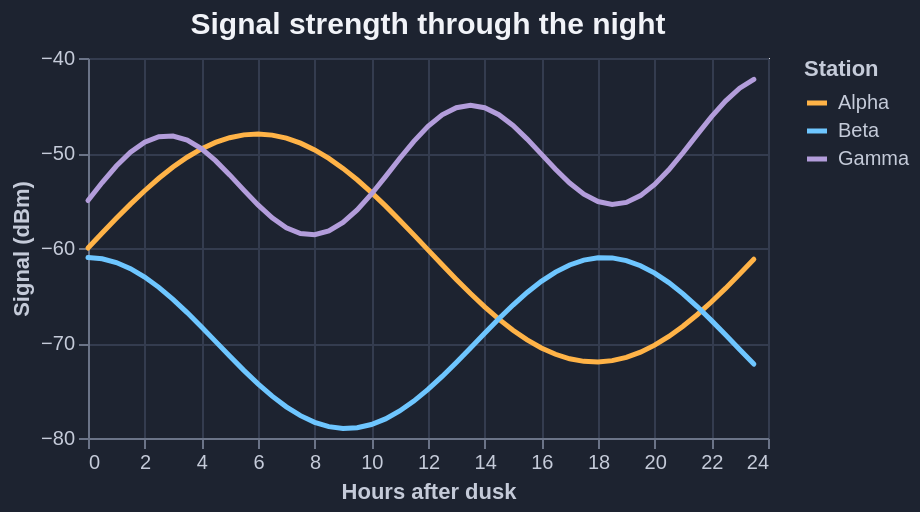

Vega-Lite specification for this chart:
### Vega-Lite specification from a JSON file in a GitHub repository (floating-point values rounded to 4 significant figures)
{"$schema": "https://vega.github.io/schema/vega-lite/v6.json", "description": "A configuration theme: a dark background, light axes and text, a custom color range, and rounded line caps.", "title": "Signal strength through the night", "width": 340, "height": 190, "background": "#1d2330", "config": {"title": {"color": "#f1f3f8", "fontSize": 15}, "axis": {"labelColor": "#c5cbd9", "titleColor": "#c5cbd9", "domainColor": "#6b7488", "tickColor": "#6b7488", "gridColor": "#343c4f"}, "legend": {"labelColor": "#c5cbd9", "titleColor": "#c5cbd9"}, "range": {"category": ["#ffb347", "#6ec6ff", "#b39ddb"]}, "line": {"strokeWidth": 2.5, "strokeCap": "round"}}, "data": {"sequence": {"start": 0, "stop": 48, "as": "i"}}, "transform": [{"calculate": "datum.i / 2", "as": "hour"}, {"calculate": "-60 + 12 * sin(datum.hour / 3.8)", "as": "Alpha"}, {"calculate": "-70 + 9 * cos(datum.hour / 2.9)", "as": "Beta"}, {"calculate": "-55 + 6 * sin(datum.hour / 1.7) + datum.hour * 0.3", "as": "Gamma"}, {"fold": ["Alpha", "Beta", "Gamma"], "as": ["station", "dbm"]}], "mark": "line", "encoding": {"x": {"field": "hour", "type": "quantitative", "title": "Hours after dusk"}, "y": {"field": "dbm", "type": "quantitative", "scale": {"zero": false}, "title": "Signal (dBm)"}, "color": {"field": "station", "type": "nominal", "title": "Station"}}}
